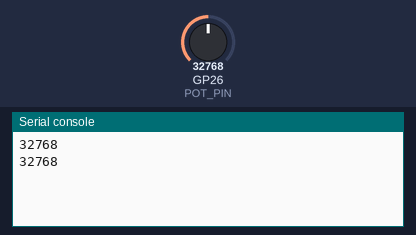
Recording of a program running on a simulated Raspberry Pi Pico running MicroPython. Parts: the last lines printed to the serial console. The inputs (shaded band) are chosen by the test bench; at power-on: GP26 (POT_PIN) = 32768 (analog values on the 0–65535 scale).

Above: at 1.2 s.
1.3 s: GP26 (POT_PIN) set to 45874
At 2.6 s:
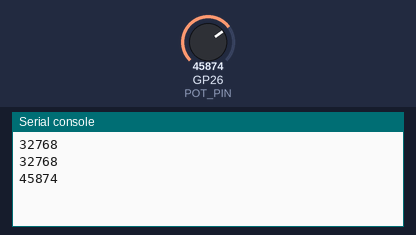
2.8 s: GP26 (POT_PIN) set to 57670
At 3.5 s:
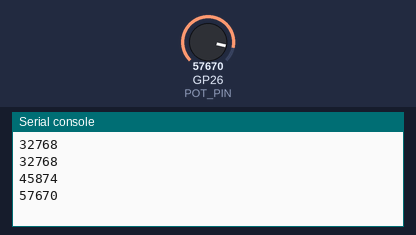
Timing chart, 0 to 5.8 s (numbered marks = the images above; inputs shaded):
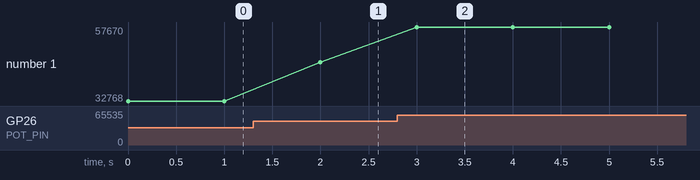

The program:

main.py
```python
# Elektronica - Button Values code
from machine import Pin, ADC
from utime import sleep_ms

# Define the ADC GPIO pin for the keypad
POT_PIN = 26

# Initialize the ADC
adc = ADC(Pin(POT_PIN))

while True:
    val = adc.read_u16()
    print(val)
    sleep_ms(1000)
```

Measured:
- after the input at 1.3 s, the serial console: prints a new line after 0.70 s (image 1)
- after the input at 2.8 s, the serial console: prints a new line after 0.20 s (image 2)
- plotted number 1: 32768 → 45874 after the input at 1.3 s, 45874 → 57670 after the input at 2.8 s
